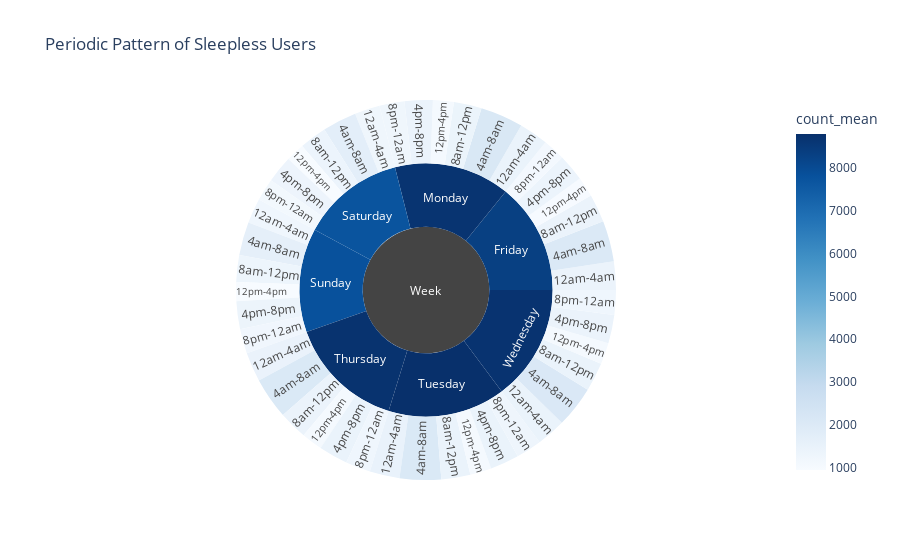

Notebook source saved alongside this figure:
### Code cell
fig = px.sunburst(a, names='6parts', values='count', parents='weekday', ids='ids', title='Periodic Pattern of Sleepless Users', 
                  color='count_mean',
                  color_continuous_scale='Blues', 
                  branchvalues='total')
fig.update_traces(sort=False, selector=dict(type='sunburst')) 
fig.update_layout({
    'plot_bgcolor': 'rgba(0,0,0,0)',
    'paper_bgcolor': 'rgba(0,0,0,0)'
})
fig.update_traces(customdata=a[['count_mean','ids','6parts','weekday']],
                  hovertemplate="%{customdata[1]} <br>Count_Mean: %{customdata[0]}")
fig.show()

### Figure 1 — Plotly figure (JSON) as saved in the notebook; plotly's stock layout.template omitted (floating-point values rounded to 4 significant figures; data arrays with more than 128 entries replaced by an {"elided": "..."} marker saying what was removed)
{"data": [{"branchvalues": "total", "customdata": {"elided": "49x4 mixed values"}, "domain": {"x": [0, 1], "y": [0, 1]}, "hovertemplate": "%{customdata[1]} <br>Count_Mean: %{customdata[0]}", "ids": ["12am-4amFriday", "4am-8amFriday", "8am-12pmFriday", "12pm-4pmFriday", "4pm-8pmFriday", "8pm-12amFriday", "Friday", "12am-4amMonday", "4am-8amMonday", "8am-12pmMonday", "12pm-4pmMonday", "4pm-8pmMonday", "8pm-12amMonday", "Monday", "12am-4amSaturday", "4am-8amSaturday", "8am-12pmSaturday", "12pm-4pmSaturday", "4pm-8pmSaturday", "8pm-12amSaturday", "Saturday", "12am-4amSunday", "4am-8amSunday", "8am-12pmSunday", "12pm-4pmSunday", "4pm-8pmSunday", "8pm-12amSunday", "Sunday", "12am-4amThursday", "4am-8amThursday", "8am-12pmThursday", "12pm-4pmThursday", "4pm-8pmThursday", "8pm-12amThursday", "Thursday", "12am-4amTuesday", "4am-8amTuesday", "8am-12pmTuesday", "12pm-4pmTuesday", "4pm-8pmTuesday", "8pm-12amTuesday", "Tuesday", "12am-4amWednesday", "4am-8amWednesday", "8am-12pmWednesday", "12pm-4pmWednesday", "4pm-8pmWednesday", "8pm-12amWednesday", "Wednesday"], "labels": ["12am-4am", "4am-8am", "8am-12pm", "12pm-4pm", "4pm-8pm", "8pm-12am", "Friday", "12am-4am", "4am-8am", "8am-12pm", "12pm-4pm", "4pm-8pm", "8pm-12am", "Monday", "12am-4am", "4am-8am", "8am-12pm", "12pm-4pm", "4pm-8pm", "8pm-12am", "Saturday", "12am-4am", "4am-8am", "8am-12pm", "12pm-4pm", "4pm-8pm", "8pm-12am", "Sunday", "12am-4am", "4am-8am", "8am-12pm", "12pm-4pm", "4pm-8pm", "8pm-12am", "Thursday", "12am-4am", "4am-8am", "8am-12pm", "12pm-4pm", "4pm-8pm", "8pm-12am", "Tuesday", "12am-4am", "4am-8am", "8am-12pm", "12pm-4pm", "4pm-8pm", "8pm-12am", "Wednesday"], "marker": {"coloraxis": "coloraxis", "colors": [1419.0, 2042.0, 1406.0, 996.6, 1360.0, 1108.0, 8331.0, 1455.0, 2136.0, 1393.0, 1042.0, 1407.0, 1249.0, 8681, 1259.0, 1708.0, 1358.0, 940.7, 1344.0, 1128.0, 7738.0, 1242.0, 1660.0, 1339, 952.1, 1391.0, 1227.0, 7811.0, 1470, 2074.0, 1431.0, 1046.0, 1454.0, 1246.0, 8721.0, 1491.0, 2070.0, 1449.0, 1069.0, 1439, 1280, 8799.0, 1457.0, 2079.0, 1433.0, 1077.0, 1417.0, 1237, 8700.0]}, "name": "", "parents": ["Friday", "Friday", "Friday", "Friday", "Friday", "Friday", "Week", "Monday", "Monday", "Monday", "Monday", "Monday", "Monday", "Week", "Saturday", "Saturday", "Saturday", "Saturday", "Saturday", "Saturday", "Week", "Sunday", "Sunday", "Sunday", "Sunday", "Sunday", "Sunday", "Week", "Thursday", "Thursday", "Thursday", "Thursday", "Thursday", "Thursday", "Week", "Tuesday", "Tuesday", "Tuesday", "Tuesday", "Tuesday", "Tuesday", "Week", "Wednesday", "Wednesday", "Wednesday", "Wednesday", "Wednesday", "Wednesday", "Week"], "sort": false, "type": "sunburst", "values": [1419.0, 2042.0, 1406.0, 996.6, 1360.0, 1108.0, 8331.0, 1455.0, 2136.0, 1393.0, 1042.0, 1407.0, 1249.0, 8681, 1259.0, 1708.0, 1358.0, 940.7, 1344.0, 1128.0, 7738.0, 1242.0, 1660.0, 1339, 952.2, 1391.0, 1227.0, 7811.0, 1470, 2074.0, 1431.0, 1046.0, 1454.0, 1246.0, 8721.0, 1491.0, 2070.0, 1449.0, 1069.0, 1439, 1280, 8799.0, 1457.0, 2079.0, 1433.0, 1077.0, 1417.0, 1237, 8700.0]}], "layout": {"coloraxis": {"colorbar": {"title": {"text": "count_mean"}}, "colorscale": [[0, "rgb(247,251,255)"], [0.125, "rgb(222,235,247)"], [0.25, "rgb(198,219,239)"], [0.375, "rgb(158,202,225)"], [0.5, "rgb(107,174,214)"], [0.625, "rgb(66,146,198)"], [0.75, "rgb(33,113,181)"], [0.875, "rgb(8,81,156)"], [1, "rgb(8,48,107)"]]}, "legend": {"tracegroupgap": 0}, "paper_bgcolor": "rgba(0,0,0,0)", "plot_bgcolor": "rgba(0,0,0,0)", "title": {"text": "Periodic Pattern of Sleepless Users"}}}
